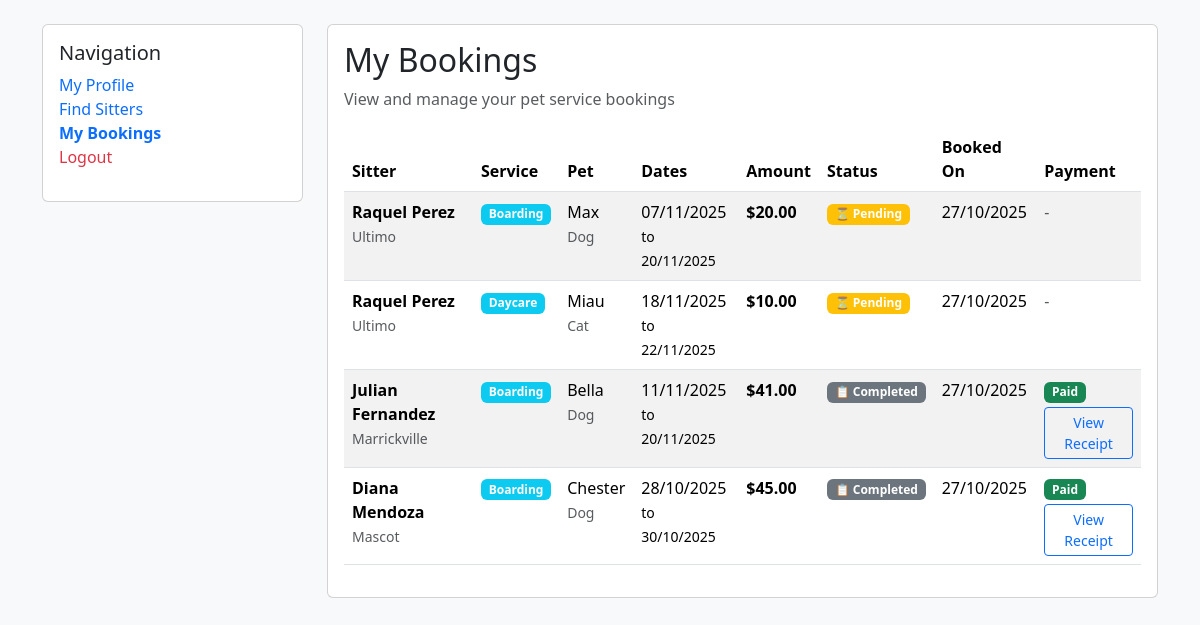
Page /owner-bookings (signed in) on the earlier database version.
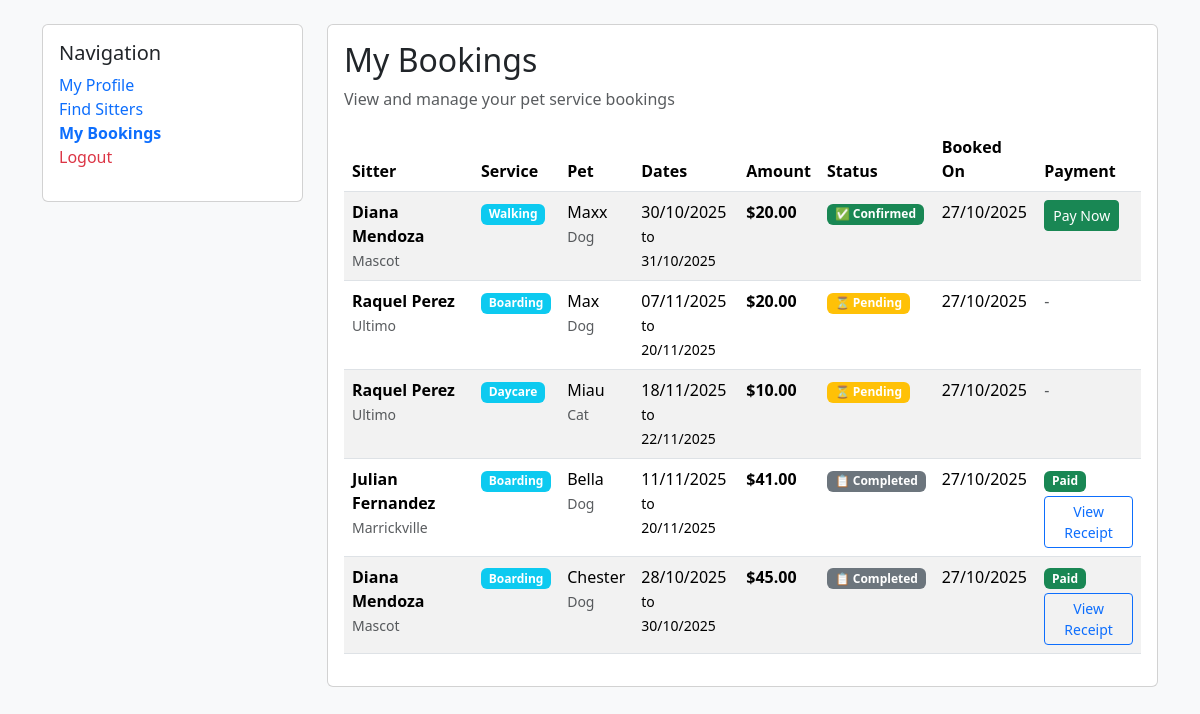
Same page on the later database version.
### database.py (models this page shows, shortened)
class Booking(db.Model):
    id = db.Column(db.Integer, primary_key=True)
    owner_id = db.Column(db.Integer, db.ForeignKey('user.id'), nullable=False)
    sitter_id = db.Column(db.Integer, db.ForeignKey('user.id'), nullable=False)
    service_id = db.Column(db.Integer, db.ForeignKey('sitter_service.id'), nullable=False)
    status = db.Column(db.Enum(BookingStatus), default=BookingStatus.pending)
    start_date = db.Column(db.Date, nullable=False)
    end_date = db.Column(db.Date, nullable=False)
    fixed_amount = db.Column(db.Float, nullable=False)
    pet_type = db.Column(db.String(100), nullable=False)
    pet_name = db.Column(db.String(100), nullable=False)
    special_instructions = db.Column(db.Text)
    created_at = db.Column(db.DateTime, default=datetime.utcnow)
    updated_at = db.Column(db.DateTime, default=datetime.utcnow, onupdate=datetime.utcnow)
    confirmed_at = db.Column(db.DateTime)
    completed_at = db.Column(db.DateTime)

class User(db.Model):
    id = db.Column(db.Integer, primary_key=True)
    email = db.Column(db.String(255), unique=True, nullable=False)
    password = db.Column(db.String(255), nullable=False)
    role = db.Column(db.Enum(Role), nullable=False, default=Role.customer)
    created_at = db.Column(db.DateTime, default=datetime.utcnow)
    first_name = db.Column(db.String(100))
    last_name = db.Column(db.String(100))
    phone = db.Column(db.String(20))
    city = db.Column(db.String(100))
    suburb = db.Column(db.String(100))
    created_at = db.Column(db.DateTime, default=datetime.utcnow)
    sitter_services = db.relationship('SitterService', backref='sitter', lazy=True)
    owner_bookings = db.relationship('Booking', foreign_keys='Booking.owner_id', backref='owner', lazy=True)
    sitter_bookings = db.relationship('Booking', foreign_keys='Booking.sitter_id', backref='sitter', lazy=True)

### main.py (the view)
@app.route("/owner-bookings")
def owner_bookings():
    owner = User.query.filter_by(email=session.get('user_email')).first()
    bookings = Booking.query.filter_by(owner_id=owner.id).order_by(Booking.created_at.desc()).all()
    return render_template("owner_bookings.html", bookings=bookings)

### templates/owner_bookings.html (shortened to what the changed rows need)
<!DOCTYPE html>
<html lang="en">
<head>
    <link href="https://cdn.jsdelivr.net/npm/bootstrap@5.3.2/dist/css/bootstrap.min.css" rel="stylesheet">
    <link rel="stylesheet" href="https://cdn.jsdelivr.net/npm/bootstrap-icons@1.11.1/font/bootstrap-icons.css">
</head>
<body class="bg-light">
    <div class="container mt-4">
        <div class="row">
            <div class="col-md-9">
                <div class="card">
                    <div class="card-body">
                        <h2 class="card-title">My Bookings</h2>
                        {% if bookings %}
                        <div class="table-responsive">
                            <table class="table table-striped">
                                <thead>
                                    <tr>
                                        <th>Sitter</th>
                                        <th>Service</th>
                                        <th>Pet</th>
                                        <th>Dates</th>
                                        <th>Amount</th>
                                        <th>Status</th>
                                        <th>Booked On</th>
                                        <th>Payment</th>
                                    </tr>
                                </thead>
                                <tbody>
                                    {% for booking in bookings %}
                                    <tr>
                                        <td>
                                            <strong>{{ booking.sitter.first_name }} {{ booking.sitter.last_name }}</strong>
                                            <br>
                                            <small class="text-muted">{{ booking.sitter.suburb }}</small>
                                        </td>
                                        <td>
                                            {% if booking.service.service_type.value == 'boarding' %}
                                                <span class="badge bg-info"> Boarding</span>
                                            {% elif booking.service.service_type.value == 'daycare' %}
                                                <span class="badge bg-info"> Daycare</span>
                                            {% elif booking.service.service_type.value == 'walking' %}
                                                <span class="badge bg-info"> Walking</span>
                                            {% endif %}
                                        </td>
                                        <td>
                                            {{ booking.pet_name }}<br>
                                            <small class="text-muted">{{ booking.pet_type }}</small>
                                        </td>
                                        <td>
                                            {{ booking.start_date.strftime('%d/%m/%Y') }}<br>
                                            <small>to {{ booking.end_date.strftime('%d/%m/%Y') }}</small>
                                        </td>
                                        <td><strong>${{ "%.2f"|format(booking.fixed_amount) }}</strong></td>
                                        <td>
                                            {% if booking.status.value == 'pending' %}
                                                <span class="badge bg-warning">⏳ Pending</span>
                                            {% elif booking.status.value == 'confirmed' %}
                                                <span class="badge bg-success">✅ Confirmed</span>
                                            {% elif booking.status.value == 'rejected' %}
                                                <span class="badge bg-danger">❌ Rejected</span>
                                            {% elif booking.status.value == 'completed' %}
                                                <span class="badge bg-secondary">📋 Completed</span>
                                            {% endif %}
                                        </td>
                                        <td>{{ booking.created_at.strftime('%d/%m/%Y') }}</td>
                                        <td>
                                            {% if booking.status.value == 'confirmed' %}
                                                <a href="{{ url_for('payment', booking_id=booking.id) }}" class="btn btn-success btn-sm">Pay Now</a>
                                            {% elif booking.status.value == 'completed' %}
                                                <span class="badge bg-success">Paid</span>
                                                <br>
                                                <a href="{{ url_for('confirmation', booking_id=booking.id) }}" class="btn btn-outline-primary btn-sm mt-1">View Receipt</a>
                                            {% else %}
                                                <span class="text-muted">-</span>
                                            {% endif %}
                                        </td>
                                    </tr>
                                    {% endfor %}
                                </tbody>
                            </table>
                        </div>
                        {% endif %}
                    </div>
                </div>
            </div>
        </div>
    </div>
</body>
</html>

Differences in the rows shown:
added Booking: sitter.first_name "Diana", sitter.last_name "Mendoza", sitter.suburb "Mascot", shows "Walking", pet_name "Maxx", pet_type "Dog", start_date "30/10/2025", end_date "31/10/2025", fixed_amount "20.00", status "✅ Confirmed", created_at "27/10/2025"
